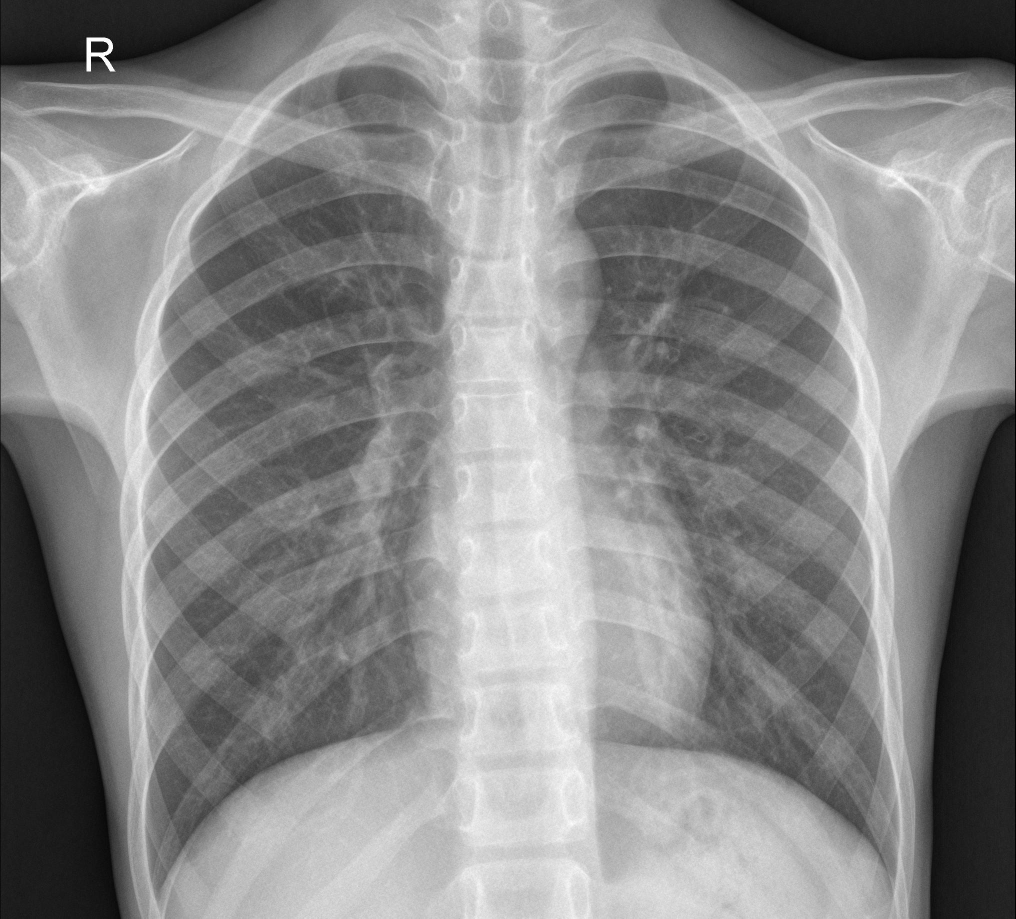
#> input picture chest_Xray/test/NORMAL/IM-0005-0001.jpeg, 2031 x 1837 px, found by its file name (shown at 1/2 size); its folder holds 3 pictures in this run
$ jupyter execute --allow-errors DEV_810_XRay_Data_processing_Best_KNN.ipynb
#> lines starting #> are read from the running program, lines starting #| are printed output that depends on the picture
#### Imports

[cell 1]
import os
import cv2
import numpy as np
import matplotlib.pyplot as plt
import seaborn as sns
import pandas as pd

from sklearn.pipeline import make_pipeline
from sklearn.model_selection import train_test_split
from sklearn.model_selection import cross_validate
from sklearn.metrics import make_scorer, recall_score, precision_score, f1_score, confusion_matrix


from sklearn.dummy import DummyClassifier
from sklearn.neighbors import KNeighborsClassifier
from sklearn.model_selection import GridSearchCV

#### Fonctions utilitaires pour parcourir les images

[cell 2]
common_path = "../chest_Xray/"
images_files = os.listdir(common_path)
subfolders = ["train","val","test"]
categories = ["NORMAL","PNEUMONIA"]

# Permet de parcourir les images, et pour chaque image, on applique une fonction de callback
# On peut optionnellement appeler une fonction de callback pour chaque dossier
def browse_imgs(img_callback, path_folder_callback = None, limit_size = None):
    for subfolder in subfolders:
        for category in categories:
            # pour avoir tous les chemins des 6 dossiers
            folder_path = os.path.join(common_path, subfolder, category)
            # liste de toutes les images
            images_files = os.listdir(folder_path)
            if path_folder_callback is not None:
                path_folder_callback(folder_path, images_files)
            array_limit = limit_size if limit_size is not None else len(images_files)
            #récupération de toutes les (ou des 'limit_size' premières) images du dossier.
            for file_name in images_files[:array_limit]:
                if not file_name.endswith(".jpeg"):
                    continue
                image_path = os.path.join(folder_path,file_name)
                img = cv2.imread(image_path,cv2.IMREAD_GRAYSCALE)
#> img is the input picture: shape (1837, 2031); min 0, max 255, mean 136.2
                img_callback(img, category)
#> in load_datasets, `new_img = cv2.resize(img, image_size)`:
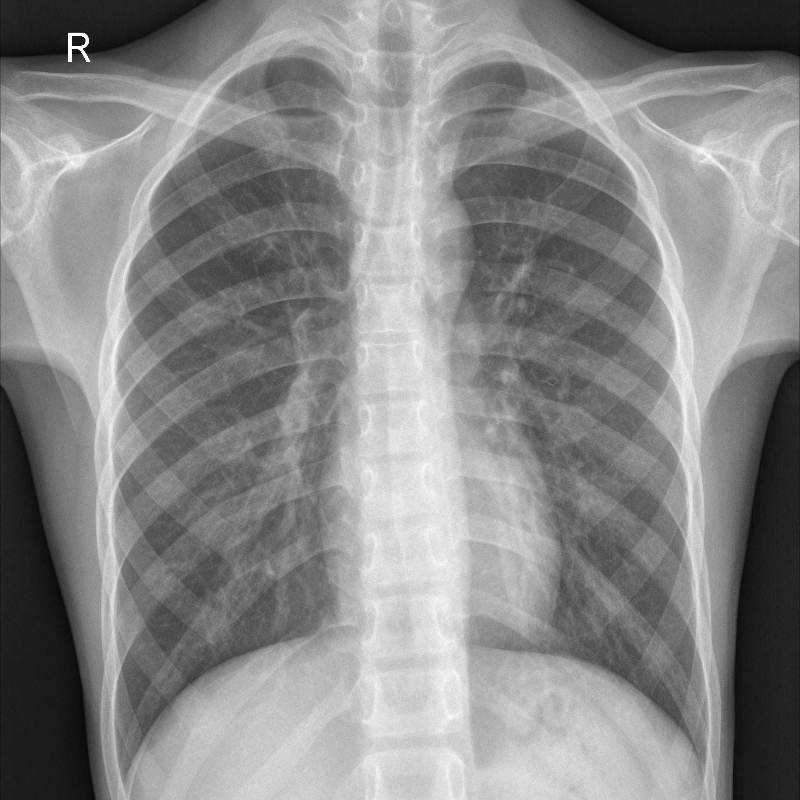
#> new_img: shape (800, 800); min 7, max 255, mean 136.2


def display_imgs(imgs, titles = [], plot_size = (1,1), figsize = (10,8)):
    fig = plt.figure(figsize=figsize)
    index = 0
    for image, title in zip(imgs, titles):
        index += 1
        ax = fig.add_subplot(plot_size[0], plot_size[1], index)
        ax.imshow(image, cmap="gray")
        ax.axis("off")
        if titles is not None:
            ax.set_title(title)

    plt.tight_layout()
    plt.show()

[cell 3]
def img_is_in_ratio(img, min_ratio = 1, max_ratio = 1.5):
#> called with min_ratio = 1, max_ratio = 1.6
    height, width = img.shape
#> height = 1837; width = 2031
    ratio = width / height
#> ratio = 1.11
    if min_ratio <= ratio <= max_ratio:
        return True
    else:
        return False

[cell 4]
grey_scale_limit = 10

def img_has_atleast_black_pixels(img, threshold = 5):
#> called with threshold = 5
    height, width = img.shape
#> height = 1837; width = 2031
    percent = (np.sum(img <= grey_scale_limit)*100)/(width*height)
#> percent = 0.117
    return percent >= threshold

[cell 5]
all_images = []
all_categories = []

max_ratio_threshold = 1.6
all_images_index_ratio = []

min_black_pixels_threshold = 5
all_images_indexes_black_pixels = []

all_images_index_ratio_and_black_pixels = []

datasetX = []
datasetY = []

image_size = (800, 800)

def load_datasets(img, category):
    new_img = cv2.resize(img, image_size)
    all_images.append(new_img)
    all_categories.append(category)

    if img_is_in_ratio(img, max_ratio=max_ratio_threshold):
        all_images_index_ratio.append(len(all_images)-1)

    if img_has_atleast_black_pixels(img, threshold=min_black_pixels_threshold):
        all_images_indexes_black_pixels.append(len(all_images)-1)

    if img_has_atleast_black_pixels(img, threshold=min_black_pixels_threshold) and img_is_in_ratio(img, max_ratio=max_ratio_threshold):
#| Dataset all shape :  (12, 800, 800)
        all_images_index_ratio_and_black_pixels.append(len(all_images)-1)


browse_imgs(load_datasets)

def use_all_dataset():
    global datasetX, datasetY
    datasetX = np.array(all_images)
    datasetY = np.array(all_categories)

def use_ratio_dataset():
    global datasetX, datasetY
    datasetX = np.array([all_images[i] for i in all_images_index_ratio])
    datasetY = np.array([all_categories[i] for i in all_images_index_ratio])

def use_black_pixel_dataset():
    global datasetX, datasetY
    datasetX = np.array([all_images[i] for i in all_images_indexes_black_pixels])
#> datasetX = empty array
    datasetY = np.array([all_categories[i] for i in all_images_indexes_black_pixels])

def use_ratio_black_pixel_dataset():
    global datasetX, datasetY
    datasetX = np.array([all_images[i] for i in all_images_index_ratio_and_black_pixels])
    datasetY = np.array([all_categories[i] for i in all_images_index_ratio_and_black_pixels])

use_all_dataset()
print("Dataset all shape : ", datasetX.shape)
use_black_pixel_dataset()
print("Dataset bp shape : ", datasetX.shape)
#| Dataset bp shape :  (0,)
use_ratio_dataset()
print("Dataset ration shape : ", datasetX.shape)
#| Dataset ration shape :  (12, 800, 800)
use_ratio_black_pixel_dataset()
print("Dataset bp+ratio shape : ", datasetX.shape)
#| Dataset bp+ratio shape :  (0,)

#### Cross validation

[cell 6]
def cross_val(model, load_dataset_function, scoring, nb_folds=5):
#> called with nb_folds = 5
    load_dataset_function()
    res = cross_validate(model, datasetX, datasetY, cv=nb_folds, scoring=scoring, error_score="raise", return_train_score=True)
#> res = 8 items
    res.pop("fit_time")
    res.pop("score_time")
    return res


def fit_and_score_each_dataset(model, scoring):
    res = {}

    res["all"] = (cross_val(model, use_all_dataset, scoring))
    res["ratio"] = (cross_val(model, use_ratio_dataset, scoring))
    res["black_pixel"] = (cross_val(model, use_black_pixel_dataset, scoring))
    res["ratio_black_pixel"] = (cross_val(model, use_ratio_black_pixel_dataset, scoring))

    return res

#### Resize and Flatten Transformers

[cell 7]
class ResizeImageTransformer():
    def __init__(self, size):
        self.size = size

    def fit(self, X, y=None):
        return self

    def transform(self, X, y=None):
        X = np.array([cv2.resize(img, self.size) for img in X])
        return X

class FlattenTransformer():
    def fit(self, X, y=None):
        return self

    def transform(self, X, y=None):
        X = X.reshape(len(X), -1)
        return X

#### Définition des différentes metrics

[cell 8]
general_scoring = {
    "recall": make_scorer(recall_score, pos_label="PNEUMONIA"),
    "precision": make_scorer(precision_score, pos_label="PNEUMONIA"),
    "f1": make_scorer(f1_score, pos_label="PNEUMONIA")
}

#### Dummy Classifier

[cell 9]
model = make_pipeline(
    FlattenTransformer(),
    DummyClassifier(strategy="most_frequent")
)

#> (the rest of this cell did not finish here and is left out)

[cell 10]
use_all_dataset()

trainx, testx, trainy, testy = train_test_split(datasetX, datasetY, test_size=0.2, random_state=1)
model.fit(trainx, trainy)

y_pred = model.predict(testx)
recall = recall_score(testy, y_pred, pos_label="PNEUMONIA")
#> recall = 0
precision = precision_score(testy, y_pred, pos_label="PNEUMONIA")
#> precision = 0
f1score = f1_score(testy, y_pred, pos_label="PNEUMONIA")
#> f1score = 0
print("recall : ", recall)
#| recall :  0.0
print("precision : ", precision)
#| precision :  0.0
print("f1score : ", f1score)
#| f1score :  0.0

cm = confusion_matrix(testy, y_pred)
#> cm = [[2, 0], [1, 0]]
sns.heatmap(cm, annot=True, fmt="d")
plt.title("Dummy Classifier Confusion Matrix")
plt.show()
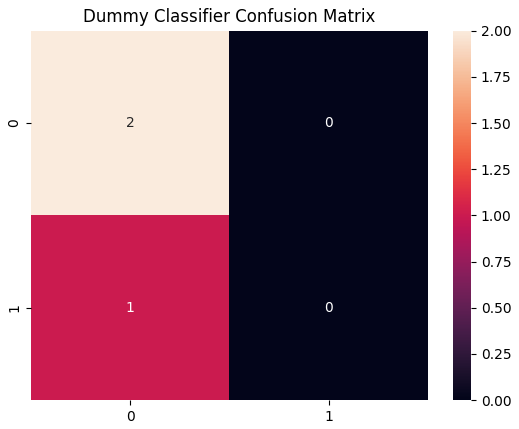
#> figure drawn by matplotlib, 2 panels

#### KNeighborsClassifier

[cell 11]
model = make_pipeline(
    ResizeImageTransformer(size=(200,200)),
    FlattenTransformer(),
    KNeighborsClassifier(n_neighbors=5)
)

#> (the rest of this cell did not finish here and is left out)

df = pd.DataFrame(scores)
df

[cell 12]
use_all_dataset()

trainx, testx, trainy, testy = train_test_split(datasetX, datasetY, test_size=0.2, random_state=1)
model.fit(trainx, trainy)

y_pred = model.predict(testx)
recall = recall_score(testy, y_pred, pos_label="PNEUMONIA")
precision = precision_score(testy, y_pred, pos_label="PNEUMONIA")
f1score = f1_score(testy, y_pred, pos_label="PNEUMONIA")
print("recall : ", recall)
#| recall :  0.0
print("precision : ", precision)
#| precision :  0.0
print("f1score : ", f1score)
#| f1score :  0.0

cm = confusion_matrix(testy, y_pred)
sns.heatmap(cm, annot=True, fmt="d")
plt.show()
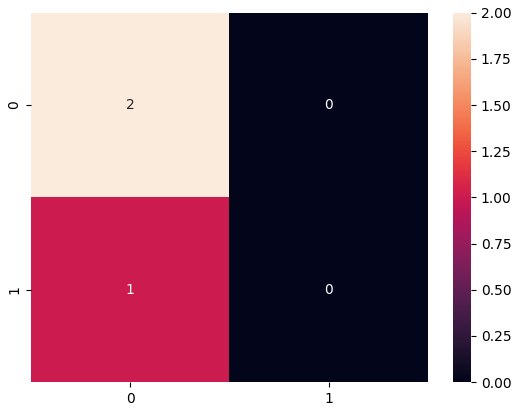
#> figure drawn by matplotlib, 2 panels

#### Affichage des différents params disponibles sur le modèle KNN

[cell 13]
model.get_params()

#### GridSearchCV pour le Recall Score -> Recherche du best paramètre pour kneighborsclassifier__n_neighbors

[cell 14]
param_grid = {
    'kneighborsclassifier__n_neighbors': np.arange(1, 50, 2),
    'kneighborsclassifier__weights': ['uniform', 'distance'],
    'kneighborsclassifier__algorithm': ['auto', 'ball_tree', 'kd_tree', 'brute']
}

[cell 15]
model_grid_search = GridSearchCV(
    model,
    param_grid=param_grid,
    cv=4, scoring=make_scorer(recall_score, pos_label="PNEUMONIA"))
use_all_dataset()
model_grid_search.fit(datasetX, datasetY)
model_grid_search.best_params_

[cell 16]
y_pred = model_grid_search.predict(testx)
recall = recall_score(testy, y_pred, pos_label="PNEUMONIA")
#> recall = 1
precision = precision_score(testy, y_pred, pos_label="PNEUMONIA")
#> precision = 1
f1score = f1_score(testy, y_pred, pos_label="PNEUMONIA")
#> f1score = 1
print("recall : ", recall)
#| recall :  1.0
print("precision : ", precision)
#| precision :  1.0
print("f1score : ", f1score)
#| f1score :  1.0

cm = confusion_matrix(testy, y_pred)
#> cm = [[2, 0], [0, 1]]
sns.heatmap(cm, annot=True, fmt="d")
plt.show()
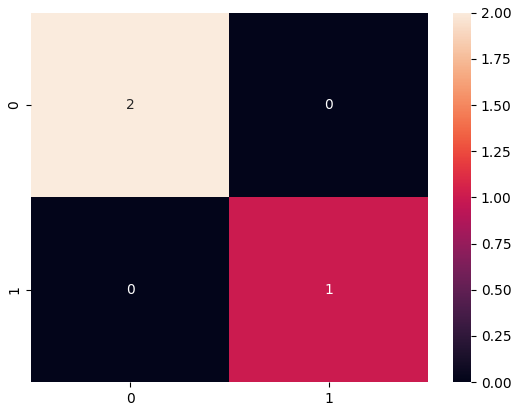
#> figure drawn by matplotlib, 2 panels

#### GridSearchCV pour le Precision Score -> Recherche du best paramètre pour kneighborsclassifier__n_neighbors TO DO

[cell 17]
model = make_pipeline(
    ResizeImageTransformer(size=(200,200)),
    FlattenTransformer(),
    KNeighborsClassifier()
)

param_grid = {
    'kneighborsclassifier__n_neighbors': np.arange(1, 50, 2),
}

model_grid_search = GridSearchCV(
    model,
    param_grid=param_grid,
    cv=4, scoring=make_scorer(precision_score, pos_label="PNEUMONIA"))
use_all_dataset()
model_grid_search.fit(datasetX, datasetY)
model_grid_search.best_params_

[cell 18]
y_pred = model_grid_search.predict(testx)
recall = recall_score(testy, y_pred, pos_label="PNEUMONIA")
precision = precision_score(testy, y_pred, pos_label="PNEUMONIA")
f1score = f1_score(testy, y_pred, pos_label="PNEUMONIA")
print("recall : ", recall)
#| recall :  1.0
print("precision : ", precision)
#| precision :  1.0
print("f1score : ", f1score)
#| f1score :  1.0

cm = confusion_matrix(testy, y_pred)
sns.heatmap(cm, annot=True, fmt="d")
plt.show()

#### GridSearchCV pour le F1 Score -> Recherche du best paramètre pour kneighborsclassifier__n_neighbors

[cell 19]
model_grid_search = GridSearchCV(
    model,
    param_grid=param_grid,
    cv=4, scoring=make_scorer(f1_score, pos_label="PNEUMONIA"))
use_all_dataset()
model_grid_search.fit(datasetX, datasetY)
model_grid_search.best_params_

[cell 20]
y_pred = model_grid_search.predict(testx)
recall = recall_score(testy, y_pred, pos_label="PNEUMONIA")
precision = precision_score(testy, y_pred, pos_label="PNEUMONIA")
f1score = f1_score(testy, y_pred, pos_label="PNEUMONIA")
print("recall : ", recall)
#| recall :  1.0
print("precision : ", precision)
#| precision :  1.0
print("f1score : ", f1score)
#| f1score :  1.0

cm = confusion_matrix(testy, y_pred)
sns.heatmap(cm, annot=True, fmt="d")
plt.show()

[cell 21]
y_pred = model_grid_search.predict(testx)
recall = recall_score(testy, y_pred, pos_label="PNEUMONIA")
precision = precision_score(testy, y_pred, pos_label="PNEUMONIA")
f1score = f1_score(testy, y_pred, pos_label="PNEUMONIA")
print("recall : ", recall)
#| recall :  1.0
print("precision : ", precision)
#| precision :  1.0
print("f1score : ", f1score)
#| f1score :  1.0

cm = confusion_matrix(testy, y_pred)
sns.heatmap(cm, annot=True, fmt="d")
plt.show()

[cell 22]
model = make_pipeline(
    ResizeImageTransformer(size=(200,200)),
    FlattenTransformer(),
    KNeighborsClassifier(n_neighbors=5)
)

#> (the rest of this cell did not finish here and is left out)

#### GridSearchCV pour le F1 Score -> Recherche du best paramètre pour kneighborsclassifier__weights

[cell 23]
model = make_pipeline(
    ResizeImageTransformer(size=(200,200)),
    FlattenTransformer(),
    KNeighborsClassifier(n_neighbors=11)
)

#> (the rest of this cell did not finish here and is left out)

[cell 24]
param_grid = {
    'kneighborsclassifier__weights': ['uniform', 'distance']
    # 'kneighborsclassifier__algorithm': ['auto', 'ball_tree', 'kd_tree', 'brute']
}

[cell 25]
model_grid_search = GridSearchCV(
    model,
    param_grid=param_grid,
    cv=4, scoring=make_scorer(f1_score, pos_label="PNEUMONIA"))
use_all_dataset()
model_grid_search.fit(datasetX, datasetY)
model_grid_search.best_params_

[cell 26]
y_pred = model_grid_search.predict(testx)
recall = recall_score(testy, y_pred, pos_label="PNEUMONIA")
#> recall = 0
precision = precision_score(testy, y_pred, pos_label="PNEUMONIA")
#> precision = 0
f1score = f1_score(testy, y_pred, pos_label="PNEUMONIA")
#> f1score = 0
print("recall : ", recall)
#| recall :  0.0
print("precision : ", precision)
#| precision :  0.0
print("f1score : ", f1score)
#| f1score :  0.0

cm = confusion_matrix(testy, y_pred)
#> cm = [[2, 0], [1, 0]]
sns.heatmap(cm, annot=True, fmt="d")
plt.show()

#### GridSearchCV pour le F1 Score -> Recherche du best paramètre pour kneighborsclassifier__algorithm et kneighborsclassifier__weights

[cell 27]
param_grid = {
    'kneighborsclassifier__weights': ['uniform', 'distance'],
    'kneighborsclassifier__algorithm': ['auto', 'ball_tree', 'kd_tree', 'brute']
}

[cell 28]
model_grid_search = GridSearchCV(
    model,
    param_grid=param_grid,
    cv=4, scoring=make_scorer(f1_score, pos_label="PNEUMONIA"))
use_all_dataset()
model_grid_search.fit(datasetX, datasetY)
model_grid_search.best_params_

[cell 29]
y_pred = model_grid_search.predict(testx)
recall = recall_score(testy, y_pred, pos_label="PNEUMONIA")
precision = precision_score(testy, y_pred, pos_label="PNEUMONIA")
f1score = f1_score(testy, y_pred, pos_label="PNEUMONIA")
print("recall : ", recall)
#| recall :  0.0
print("precision : ", precision)
#| precision :  0.0
print("f1score : ", f1score)
#| f1score :  0.0

cm = confusion_matrix(testy, y_pred)
sns.heatmap(cm, annot=True, fmt="d")
plt.show()
